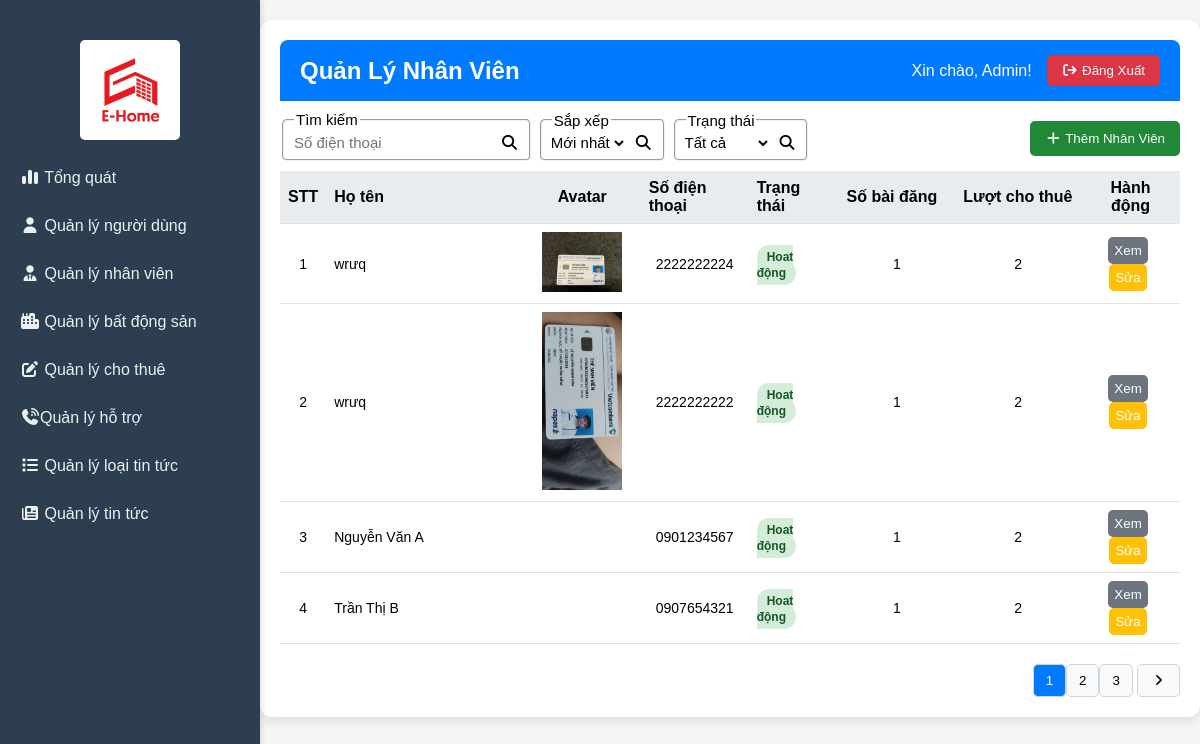
The page /admin/index.php?act=broker on the database its author committed.
### tables this page shows
CREATE TABLE `broker` (
  `id` int(11) NOT NULL,
  `accountId` int(11) NOT NULL,
  `shortIntro` text DEFAULT NULL,
  `note` text DEFAULT NULL,
  `mainArea` varchar(255) DEFAULT NULL,
  `expertise` text DEFAULT NULL,
  `language` varchar(255) DEFAULT NULL,
  `workingHours` varchar(255) DEFAULT NULL,
  `linkFacebook` text DEFAULT NULL,
  `linkYoutube` varchar(500) DEFAULT NULL,
  `linkWebsite` varchar(500) DEFAULT NULL,
  `createdAt` timestamp NOT NULL DEFAULT current_timestamp(),
  `updatedAt` timestamp NOT NULL DEFAULT current_timestamp() ON UPDATE current_timestamp()
);

CREATE TABLE `account` (
  `id` int(11) NOT NULL,
  `fullName` varchar(255) NOT NULL,
  `email` varchar(255) NOT NULL,
  `phoneNumber` varchar(20) DEFAULT NULL,
  `password` varchar(255) NOT NULL,
  `avatar` varchar(500) DEFAULT NULL,
  `address` varchar(255) DEFAULT NULL,
  `role` enum('1','2','3','4','5') NOT NULL COMMENT '1=User, 2=Broker, 3=Admin, 4=UserLock, 5=BrokerLock',
  `status` enum('active','inactive') DEFAULT 'active',
  `createdAt` timestamp NOT NULL DEFAULT current_timestamp(),
  `updatedAt` timestamp NOT NULL DEFAULT current_timestamp() ON UPDATE current_timestamp()
);

### admin/controllers/brokerController/index.php (called while the page is built, shortened)
<?php
$limit = 4;
if ($_SESSION['sort-status-broker'] === 'all') {
    $sql_total = "SELECT COUNT(*) FROM `account` a JOIN `broker` b ON a.id = b.accountId WHERE a.`role` = 2 AND (a.`email` LIKE '%" . $_SESSION['search-broker'] . "%' OR a.`phoneNumber` LIKE '%" . $_SESSION['search-broker'] . "%')";
} else {
    $sql_total = "SELECT COUNT(*) FROM `account` a JOIN `broker` b ON a.id = b.accountId WHERE a.`role` = 2 AND a.`status` = '" . $_SESSION['sort-status-broker'] . "' AND (a.`email` LIKE '%" . $_SESSION['search-broker'] . "%' OR a.`phoneNumber` LIKE '%" . $_SESSION['search-broker'] . "%')";
}
$total_result = mysqli_query($conn, $sql_total);
$total_rows = mysqli_fetch_row($total_result)[0];
$current_page = isset($_GET['page']) ? $_GET['page'] : 1;
$total_page = ceil($total_rows / $limit);
$start = ($current_page - 1) * $limit;
if ($_SESSION['sort-status-broker'] === 'all') {
    $sql_list = "SELECT a.*, b.* FROM `account` a JOIN `broker` b ON a.id = b.accountId WHERE a.`role` = 2 AND (a.`email` LIKE '%" . $_SESSION['search-broker'] . "%' OR a.`phoneNumber` LIKE '%" . $_SESSION['search-broker'] . "%') ORDER BY a.`createdAt` " . $_SESSION['sort-broker-admin'] . " LIMIT $start, $limit;";
}
$listBrokerResult = mysqli_query($conn, $sql_list);
if ($listBrokerResult) {
    $listBroker = mysqli_fetch_all($listBrokerResult, MYSQLI_ASSOC);
} else {
    error('Lấy thông tin tài khoản thất bại!', 'index.php?act=broker');
}
include "./views/page/broker.php";
return;

### admin/index.php (called while the page is built)
<?php
    include "views/header.php";
    include "controllers/adminController.php";
    include "views/footer.php"
?>

### admin/views/page/broker.php (the view, shortened to what this page needs)
<div class="main-content">
    <header class="top-header">
        <h2>Quản Lý Nhân Viên</h2>
        <div class="user-info">
            <span>Xin chào, Admin!</span>
            <button><i class="fa-solid fa-arrow-right-from-bracket"></i> Đăng Xuất</button>
        </div>
    </header>
    <div class="content-area">
        <div style="display:flex; justify-content: space-between; padding: 10px 0 5px;align-items: center;">
            <div style="display:flex; gap: 5px; justify-content: center; padding: 0 0 5px;align-items: center;">
                <fieldset>
                    <legend>Tìm kiếm</legend>
                    <form action="" method="post" class="admin__form-search">
                        <input type="text" value="<?php echo isset($_SESSION['search-broker']) && $_SESSION['search-broker'] !== '' ? htmlspecialchars($_SESSION['search-broker']) : ''; ?>" name="search-broker" placeholder="Số điện thoại" autocomplete="off">
                        <button type="submit"><i class="fa-solid fa-magnifying-glass"></i></button>
                    </form>
                </fieldset>
                <fieldset>
                    <legend>Sắp xếp</legend>
                    <form action="" method="post" class="admin__form-search">
                        <select name="sort-broker-admin" id="">
                            <option value="desc" <?php if ($_SESSION['sort-broker-admin'] === 'desc') echo 'selected' ?>>
                                Mới nhất
                            </option>
                        </select>
                        <button type="submit"><i class="fa-solid fa-magnifying-glass"></i></button>
                    </form>
                </fieldset>
                <fieldset>
                    <legend>Trạng thái</legend>
                    <form action="" method="post" class="admin__form-search">
                        <select name="sort-status-broker" id="">
                            <option value="all" <?php if ($_SESSION['sort-status-broker'] === 'all') echo 'selected' ?>>
                                Tất cả
                            </option>
                        </select>
                        <button type="submit"><i class="fa-solid fa-magnifying-glass"></i></button>
                    </form>
                </fieldset>
            </div>
            <button class="add-broker-button"><i class="fa-solid fa-plus"></i> Thêm Nhân Viên</button>
        </div>
        <div class="data-table">
            <table>
                <thead>
                    <tr>
                        <th style="width: 5%; text-align: center;">STT</th>
                        <th style="width: 22%">Họ tên</th>
                        <th style="width: 13%; text-align: center;">Avatar</th>
                        <th style="width: 12%">Số điện thoại</th>
                        <th style="width: 10%">Trạng thái</th>
                        <th style="width: 13%">Số bài đăng</th>
                        <th style="width: 14%">Lượt cho thuê</th>
                        <th style="width: 12%; text-align: center;">Hành động</th>
                    </tr>
                </thead>
                <tbody>
                    <?php
                    $stt = (($current_page - 1) * $limit) + 1;
                    foreach ($listBroker as $key => $value) {
                        if ($value["status"] == 'active') {
                            $status = "Hoạt động";
                            $statusClass = "active";
                        } else {
                            $status = "Khóa";
                            $statusClass = "pending";
                        }
                    ?>
                        <tr>
                            <td data-label="STT" style="text-align: center;"><?= $stt ?></td>
                            <td data-label="Tên"><?= $value["fullName"] ?></td>
                            <td data-label="Avatar" style="text-align: center;"><img style="width: 80px" src='../admin/uploads/broker/<?= $value["avatar"] ?>' alt="" srcset=""></td>
                            <td data-label="Số điện thoại" style="text-align: center;"><?= $value["phoneNumber"] ?></td>
                            <td data-label="Trạng thái"><span class="status <?= $statusClass ?>"><?= $status ?></span></td>
                            <td data-label="Số bài đăng" style="text-align: center;"><span>1</span></td>
                            <td data-label="Lượt cho thuê" style="text-align: center;"><span>2</span></td>
                            <td data-label="Hành động" style="text-align: center;">
                                <button class="action-button view">Xem</button>
                                <button class="action-button edit">Sửa</button>
                            </td>
                        </tr>
                    <?php
                        $stt++;
                    } ?>
                </tbody>
            </table>
        </div>
        <div class="pagination">
            <div>
                <?php
                if ($total_page > 1) {
                    for ($i = 1; $i <= $total_page; $i++) {
                        if ($i != $current_page) {
                            if ($i > $current_page - 3 && $i < $current_page + 3) {
                                echo '<a href="?act=broker&page=' . $i . '"><button class="page-button">' . $i . '</button></a>';
                            }
                        } else {
                            echo '<button class="page-button active" disable>' . $i . '</button>';
                        }
                    }
                    if ($current_page < $total_page) {
                        echo ' <a href="?act=broker&page=' . ($current_page + 1) . '"><button class="page-button"><i class="fa-solid fa-angle-right"></i></button></a>';
                    }
                }
                ?>
            </div>
        </div>
    </div>
</div>

### admin/views/css/header.css (style rules this page uses)
body { font-family: Arial, sans-serif; margin: 0; background-color: hsl(160, 16%, 96%); display: flex; }

### admin/views/css/body.css (style rules this page uses)
.main-content { width: 75%; margin: 20px auto; padding: 20px; background-color: #ffffff; border-radius: 12px; box-shadow: 0 4px 12px rgba(0, 0, 0, 0.1); }
.top-header { display: flex; justify-content: space-between; align-items: center; background-color: #007bff; color: white; padding: 15px 20px; border-radius: 8px 8px 0 0; }
.top-header h2 { margin: 0; }
.user-info { display: flex; align-items: center; }
.user-info span { margin-right: 15px; }
.user-info button { background-color: #dc3545; color: white; border: none; padding: 8px 15px; border-radius: 5px; cursor: pointer; transition: background-color 0.3s; }
.add-news-button, .add-typeNews-button, .add-broker-button, .add-typeRentalProperty-button, .add-apartment-button, .add-user-button { background-color: #28a745; color: white; border: none; padding: 10px 15px; border-radius: 5px; cursor: pointer; transition: background-color 0.3s; }
.add-news-button, .add-typeNews-button, .add-broker-button, .add-typeRentalProperty-button, .add-apartment-button, .add-user-button:hover { background-color: #218838; }
.data-table { overflow-x: auto; margin-bottom: 20px; }
.data-table table { width: 100%; border-collapse: collapse; }
.data-table th { padding: 8px; text-align: left; border-bottom: 1px solid #dee2e6; }
.data-table td { padding: 8px; font-size: 14px; text-align: left; border-bottom: 1px solid #dee2e6; }
.data-table th { background-color: #e9ecef; font-weight: bold; }
.pagination { display: flex; justify-content: flex-end; }
.page-button { padding: 8px 12px; border: 1px solid #ced4da; border-radius: 5px; background-color: #f8f9fa; cursor: pointer; }
.page-button.active { background-color: #007bff; color: white; }

### admin/views/css/account.css (style rules this page uses)
.status { padding: 5px 10px; border-radius: 20px; font-size: 12px; font-weight: bold; }
.status.active { background-color: #d4edda; color: #155724; }
.action-button { padding: 6px; border: none; border-radius: 5px; cursor: pointer; margin-right: 5px; color: white; transition: opacity 0.3s; }
.action-button.view { background-color: #17a2b8; }
.action-button.edit { background-color: #ffc107; }

### admin/views/css/modal.css (style rules this page uses)
.action-button.view { background-color: #6c757d; color: white; }

### rows shown on the page
broker: accountId.fullName "wrưq", accountId.avatar (picture), accountId.phoneNumber "2222222224", accountId.status "Hoạt động"
broker: accountId.fullName "wrưq", accountId.avatar (picture), accountId.phoneNumber "2222222222", accountId.status "Hoạt động"
broker: accountId.fullName "Nguyễn Văn A", accountId.phoneNumber "0901234567", accountId.status "Hoạt động"
broker: accountId.fullName "Trần Thị B", accountId.phoneNumber "0907654321", accountId.status "Hoạt động"
